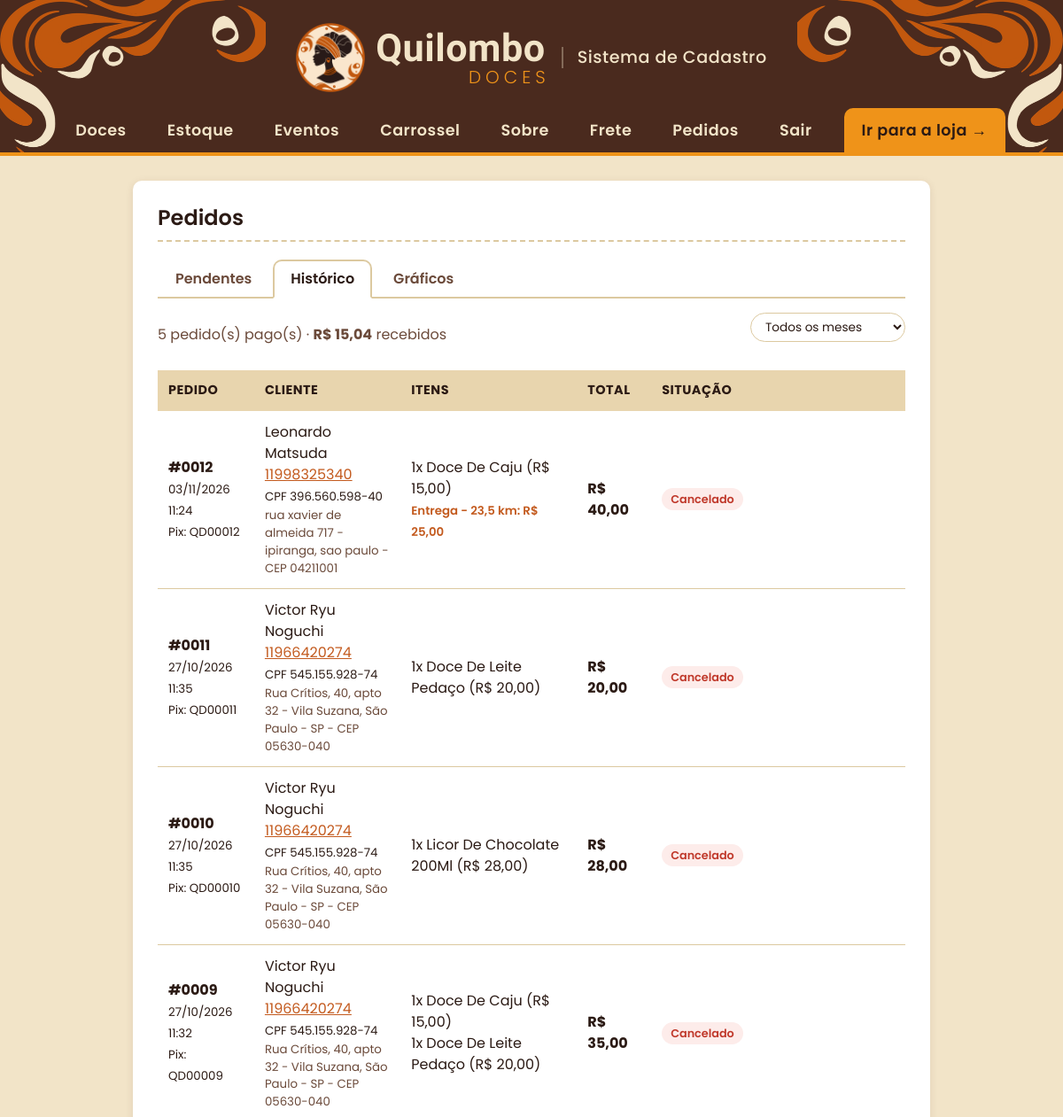
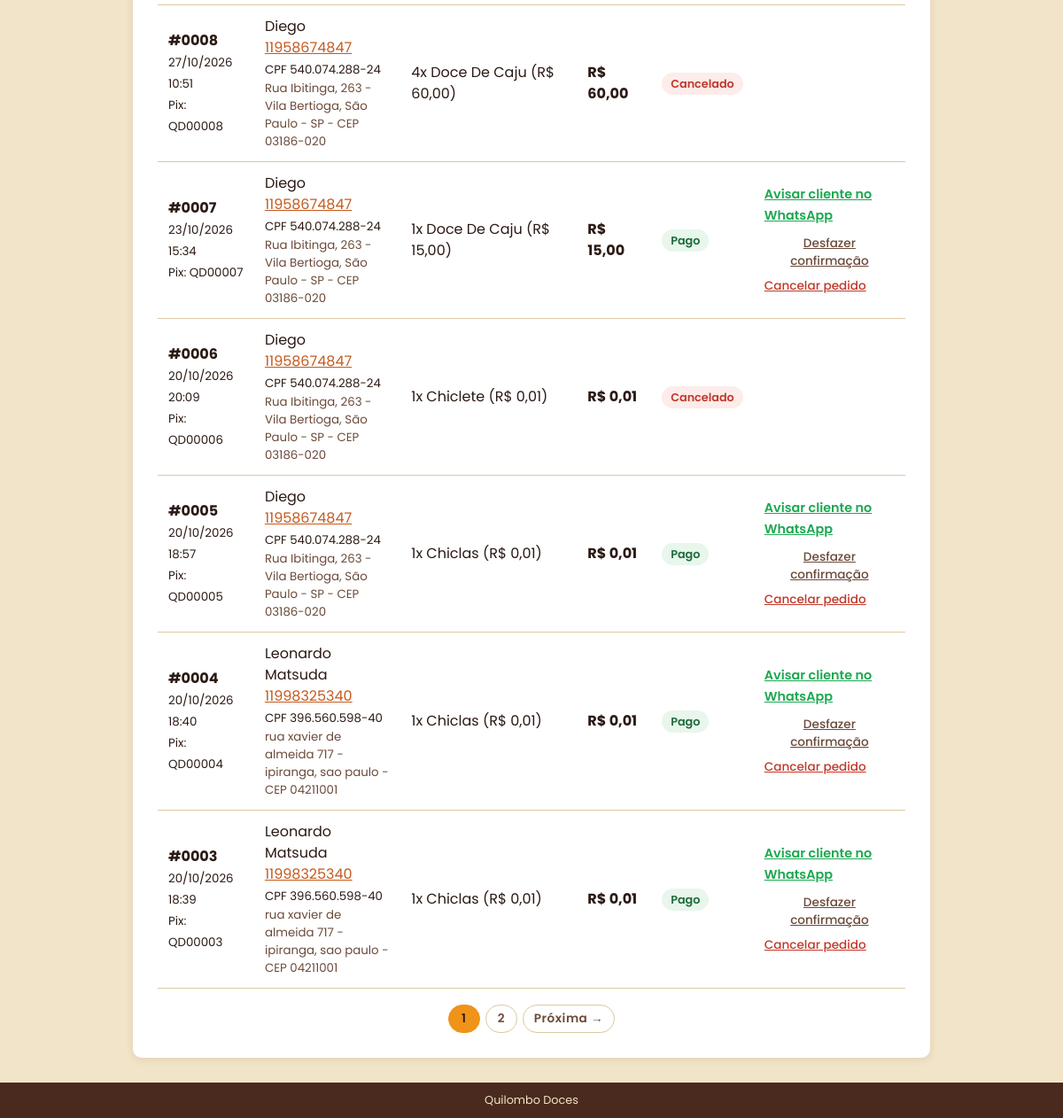
Page /pedidos?aba=historico (signed in) on the committed database (2 pictures, top to bottom).
### tables this page shows
CREATE TABLE pedidos (
                id        INTEGER PRIMARY KEY AUTOINCREMENT,
                token     TEXT    NOT NULL,
                nome      TEXT    NOT NULL,
                telefone  TEXT    NOT NULL,
                itens     TEXT    NOT NULL,
                total     REAL    NOT NULL,
                status    TEXT    NOT NULL DEFAULT 'aguardando',
                criado_em TEXT    NOT NULL
            , cliente_id INTEGER, cpf TEXT, endereco TEXT, itens_json TEXT, entrega TEXT, frete REAL NOT NULL DEFAULT 0, mp_id TEXT, pix_codigo TEXT);

### app.py (the view)
@app.route("/pedidos")
def pedidos():
    aba = request.args.get("aba", "pendentes")
    mes = request.args.get("mes", "")
    pagina = request.args.get("pagina", "1")
    pagina = int(pagina) if pagina.isdigit() and int(pagina) > 0 else 1
    total_paginas = 1
    qtd_pagos = 0
    total_pago = 0
    conn = conectar_banco()
    qtd_pendentes = conn.execute(
        "SELECT COUNT(*) FROM pedidos "
        "WHERE status IN ('aguardando', 'informado')").fetchone()[0]
    meses = []
    graficos = None
    if aba == "graficos":
        lista = []
        visao = request.args.get("visao", "mes")
        if visao == "ano":
            anos = anos_com_vendas(conn)
            ano = request.args.get("ano", "")
            ano = int(ano) if ano.isdigit() else (anos[0] if anos else date.today().year)
            graficos = {"visao": "ano", "anos": anos, "ano": ano,
                        "linhas": vendas_do_ano(conn, ano)}
        else:
            meses = meses_com_pedidos(conn, ("pago",))
            graficos = dados_graficos(conn, mes)
            graficos["visao"] = "mes"
    elif aba == "historico":
        filtro = "WHERE status IN ('pago', 'cancelado') "
        valores = ()
        if mes:
            filtro += "AND SUBSTR(criado_em, 4, 7) = ? "
            valores = (mes,)
        qtd_total, qtd_pagos, total_pago = conn.execute(
            "SELECT COUNT(*), "
            "SUM(CASE WHEN status = 'pago' THEN 1 ELSE 0 END), "
            "SUM(CASE WHEN status = 'pago' THEN total ELSE 0 END) "
            "FROM pedidos " + filtro, valores).fetchone()
        total_paginas = max(1, -(-qtd_total // POR_PAGINA))   # divisao arredondando p/ cima
        pagina = min(pagina, total_paginas)
        lista = conn.execute(
            "SELECT * FROM pedidos " + filtro + "ORDER BY id DESC LIMIT ? OFFSET ?",
            valores + (POR_PAGINA, (pagina - 1) * POR_PAGINA)).fetchall()
        meses = meses_com_pedidos(conn, ("pago", "cancelado"))
    else:
        aba = "pendentes"
        lista = conn.execute(
            "SELECT * FROM pedidos WHERE status IN ('aguardando', 'informado') "
            "ORDER BY CASE status WHEN 'informado' THEN 0 ELSE 1 END, "
            "id DESC").fetchall()
    conn.close()
    return render_template("pedidos.html", pedidos=lista, aba=aba, mes=mes,
                           meses=meses, qtd_pendentes=qtd_pendentes,
                           qtd_pagos=qtd_pagos or 0, total_pago=total_pago or 0,
                           pagina=pagina, total_paginas=total_paginas,
                           graficos=graficos, msg=request.args.get("msg", ""))

### app.py (called while the page is built)
@app.template_filter("brl")
def formato_brl(valor):
    return f"{float(valor):.2f}".replace(".", ",")

@app.context_processor
def dados_globais():
    return {
        "qtd_carrinho": sum(session.get("carrinho", {}).values()),
        "whatsapp": WHATSAPP,
        "pedidos_pendentes": contar_pedidos_pendentes(),
        "cliente": cliente_atual(),      # cliente logado na loja (ou None)
    }

def contar_pedidos_pendentes():
    conn = conectar_banco()
    qtd = conn.execute(
        "SELECT COUNT(*) FROM pedidos WHERE status = 'informado'").fetchone()[0]
    conn.close()
    return qtd

@app.template_filter("link_whatsapp")
def link_whatsapp_cliente(telefone):
    digitos = "".join(c for c in telefone if c.isdigit())
    if len(digitos) <= 11:              # sem o 55 do Brasil na frente
        digitos = "55" + digitos
    return f"https://wa.me/{digitos}"

@app.template_filter("numero_pedido")
def numero_pedido(id_pedido):
    return f"#{id_pedido:04d}"

@app.template_filter("entrega")
def texto_entrega(pedido):
    if not pedido["entrega"]:
        return ""
    valor = f"R$ {formato_brl(pedido['frete'])}" if pedido["frete"] else "grátis"
    return f"{pedido['entrega']}: {valor}\n"

@app.template_filter("aviso_pagamento")
def link_aviso_pagamento(pedido):
    nome = pedido["nome"].split()[0] if pedido["nome"] else ""
    endereco_pedido = url_for("loja_pedido", token=pedido["token"], _external=True)
    texto = (f"Olá, {nome}! Aqui é da Quilombo Doces.\n\n"
             f"Recebemos o seu Pix e o pagamento do pedido "
             f"{numero_pedido(pedido['id'])} foi CONFIRMADO! ✅\n\n"
             f"{pedido['itens']}\n"
             f"{texto_entrega(pedido)}"
             f"Total: R$ {formato_brl(pedido['total'])}\n\n"
             f"Já estamos preparando tudo com carinho. "
             f"Acompanhe o seu pedido aqui: {endereco_pedido}")
    return f"{link_whatsapp_cliente(pedido['telefone'])}?text={quote(texto)}"

@app.before_request
def proteger_admin():
    endpoint = request.endpoint or ""
    if (not endpoint                            # pagina que nao existe: mostra o erro 404
            or endpoint.startswith("loja")
            or endpoint.startswith("contas.")
            or endpoint in PAGINAS_PUBLICAS
            or session.get("admin_id")):
        return None
    if endpoint == "listar":
        return redirect(url_for("loja"))
    proximo = request.path if request.method == "GET" else ""
    return redirect(url_for("admin_entrar", proximo=proximo))

### templates/pedidos.html (shortened to what this page needs)
{% extends "base.html" %}
{% block conteudo %}
  <h2>Pedidos</h2>
  <div class="abas-pedidos">
    <a href="{{ url_for('pedidos') }}" class="{% if aba == 'pendentes' %}ativo{% endif %}">
      Pendentes{% if qtd_pendentes %} ({{ qtd_pendentes }}){% endif %}</a>
    <a href="{{ url_for('pedidos', aba='historico') }}" class="{% if aba == 'historico' %}ativo{% endif %}">
      Histórico</a>
    <a href="{{ url_for('pedidos', aba='graficos') }}" class="{% if aba == 'graficos' %}ativo{% endif %}">
      Gráficos</a>
  </div>
  {% if aba == 'graficos' %}
    {% include "_graficos.html" %}
  {% else %}
  {% if aba == 'pendentes' %}
    <p class="dica">Antes de confirmar, abra o app do banco e veja se caiu um Pix com o <b>valor do pedido</b>
       (em muitos bancos aparece também o identificador <b>QD</b> + número do pedido).</p>
  {% else %}
    <div class="historico-topo">
      {% if pedidos %}
        <p class="resumo-mes">{{ qtd_pagos }} pedido(s) pago(s) &middot; <b>R$ {{ total_pago|brl }}</b> recebidos</p>
      {% endif %}
      {% if meses %}
        <form class="meses-pedidos" method="get" action="{{ url_for('pedidos') }}">
          <select id="mes" name="mes" onchange="this.form.submit()" aria-label="Escolher o mês">
            <option value="">Todos os meses</option>
          </select>
        </form>
      {% endif %}
    </div>
  {% endif %}
  {% if pedidos %}
    <table>
      <tr>
        <th>Pedido</th>
        <th>Cliente</th>
        <th>Itens</th>
        <th>Total</th>
        <th>Situação</th>
        <th></th>
      </tr>
      {% for p in pedidos %}
        <tr class="{% if p['status'] == 'informado' %}linha-destaque{% endif %}">
          <td>
            <b>{{ p['id']|numero_pedido }}</b><br>
            <small>{{ p['criado_em'] }}</small><br>
            <small>Pix: QD{{ '%05d'|format(p['id']) }}</small>
          </td>
          <td>
            {{ p['nome'] }}<br>
            <a href="{{ p['telefone']|link_whatsapp }}" target="_blank">{{ p['telefone'] }}</a>
            {% if p['cpf'] %}<br><small>CPF {{ p['cpf']|cpf }}</small>{% endif %}
            {% if p['endereco'] %}<br><small class="endereco-pedido">{{ p['endereco'] }}</small>{% endif %}
          </td>
          <td class="texto-livre">{{ p['itens'] }}{% if p['entrega'] %}<br><small class="entrega-pedido">{{ p|entrega }}</small>{% endif %}</td>
          <td><b>R$ {{ p['total']|brl }}</b></td>
          <td>
            {% if p['status'] == 'informado' %}<span class="selo selo-informado">Cliente diz que pagou</span>
            {% elif p['status'] == 'aguardando' %}<span class="selo selo-aguardando">Aguardando Pix</span>
            {% elif p['status'] == 'pago' %}<span class="selo selo-pago">Pago</span>
            {% else %}<span class="selo selo-cancelado">Cancelado</span>{% endif %}
          </td>
          <td>
            {% if p['status'] in ('aguardando', 'informado') %}
              <form method="post" action="{{ url_for('mudar_pedido', id_pedido=p['id'], acao='confirmar') }}"
                    onsubmit="return confirm('O Pix de R$ {{ p['total']|brl }} caiu na conta?');">
                <button type="submit" class="botao-confirmar">Confirmar pagamento</button>
              </form>
              <form method="post" action="{{ url_for('mudar_pedido', id_pedido=p['id'], acao='cancelar') }}"
                    onsubmit="return confirm('Cancelar este pedido?');">
                <button type="submit" class="link-perigo">Cancelar</button>
              </form>
            {% elif p['status'] == 'pago' %}
              <a class="link-whatsapp" href="{{ p|aviso_pagamento }}" target="_blank">Avisar cliente no WhatsApp</a>
              <div class="acoes-pago">
                <form method="post" action="{{ url_for('mudar_pedido', id_pedido=p['id'], acao='desfazer') }}"
                      onsubmit="return confirm('Desfazer a confirmação? O pedido volta para Pendentes.');">
                  <button type="submit" class="link-simples">Desfazer confirmação</button>
                </form>
                <form method="post" action="{{ url_for('mudar_pedido', id_pedido=p['id'], acao='cancelar') }}"
                      onsubmit="return confirm('Cancelar este pedido já pago? Lembre de devolver o Pix ao cliente.');">
                  <button type="submit" class="link-perigo">Cancelar pedido</button>
                </form>
              </div>
            {% endif %}
          </td>
        </tr>
      {% endfor %}
    </table>
    {% if aba == 'historico' and total_paginas > 1 %}
      <nav class="paginacao" aria-label="Páginas do histórico">
        {% for n in range(1, total_paginas + 1) %}
          <a href="{{ url_for('pedidos', aba='historico', mes=mes, pagina=n) }}"
             class="{% if n == pagina %}ativo{% endif %}" {% if n == pagina %}aria-current="page"{% endif %}>{{ n }}</a>
        {% endfor %}
        {% if pagina < total_paginas %}
          <a href="{{ url_for('pedidos', aba='historico', mes=mes, pagina=pagina + 1) }}">Próxima &rarr;</a>
        {% endif %}
      </nav>
    {% endif %}
  {% else %}
    <p class="vazio">{{ 'Nenhum pedido pendente.' if aba == 'pendentes' else 'Nenhum pedido finalizado ainda.' }}</p>
  {% endif %}
  {% endif %}
{% endblock %}

### rows in the picture
pedidos: id|numero_pedido "#0012", criado_em "03/11/2026 11:24", id "00012", nome "Leonardo Matsuda", telefone "11998325340", cpf|cpf "396.560.598-40", endereco "rua xavier de almeida 717 - ipiranga, sao paulo - CEP 04211001", itens "1x Doce De Caju (R$ 15,00)", p "Entrega - 23,5 km: R$ 25,00", total|brl "40,00", status "Cancelado"
pedidos: id|numero_pedido "#0011", criado_em "27/10/2026 11:35", id "00011", nome "Victor Ryu Noguchi", telefone "11966420274", cpf|cpf "545.155.928-74", endereco "Rua Crítios, 40, apto 32 - Vila Suzana, São Paulo - SP - CEP 05630-040", itens "1x Doce De Leite Pedaço (R$ 20,00)", total|brl "20,00", status "Cancelado"
pedidos: id|numero_pedido "#0010", criado_em "27/10/2026 11:35", id "00010", nome "Victor Ryu Noguchi", telefone "11966420274", cpf|cpf "545.155.928-74", endereco "Rua Crítios, 40, apto 32 - Vila Suzana, São Paulo - SP - CEP 05630-040", itens "1x Licor De Chocolate 200Ml (R$ 28,00)", total|brl "28,00", status "Cancelado"
pedidos: id|numero_pedido "#0009", criado_em "27/10/2026 11:32", id "00009", nome "Victor Ryu Noguchi", telefone "11966420274", cpf|cpf "545.155.928-74", endereco "Rua Crítios, 40, apto 32 - Vila Suzana, São Paulo - SP - CEP 05630-040", itens "1x Doce De Caju (R$ 15,00) 1x Doce De Leite Pedaço (R$ 20,00)", total|brl "35,00", status "Cancelado"
pedidos: id|numero_pedido "#0008", criado_em "27/10/2026 10:51", id "00008", nome "Diego", telefone "11958674847", cpf|cpf "540.074.288-24", endereco "Rua Ibitinga, 263 - Vila Bertioga, São Paulo - SP - CEP 03186-020", itens "4x Doce De Caju (R$ 60,00)", total|brl "60,00", status "Cancelado"
pedidos: id|numero_pedido "#0007", criado_em "23/10/2026 15:34", id "00007", nome "Diego", telefone "11958674847", cpf|cpf "540.074.288-24", endereco "Rua Ibitinga, 263 - Vila Bertioga, São Paulo - SP - CEP 03186-020", itens "1x Doce De Caju (R$ 15,00)", total|brl "15,00", status "Pago"
pedidos: id|numero_pedido "#0006", criado_em "20/10/2026 20:09", id "00006", nome "Diego", telefone "11958674847", cpf|cpf "540.074.288-24", endereco "Rua Ibitinga, 263 - Vila Bertioga, São Paulo - SP - CEP 03186-020", itens "1x Chiclete (R$ 0,01)", total|brl "0,01", status "Cancelado"
pedidos: id|numero_pedido "#0005", criado_em "20/10/2026 18:57", id "00005", nome "Diego", telefone "11958674847", cpf|cpf "540.074.288-24", endereco "Rua Ibitinga, 263 - Vila Bertioga, São Paulo - SP - CEP 03186-020", itens "1x Chiclas (R$ 0,01)", total|brl "0,01", status "Pago"
pedidos: id|numero_pedido "#0004", criado_em "20/10/2026 18:40", id "00004", nome "Leonardo Matsuda", telefone "11998325340", cpf|cpf "396.560.598-40", endereco "rua xavier de almeida 717 - ipiranga, sao paulo - CEP 04211001", itens "1x Chiclas (R$ 0,01)", total|brl "0,01", status "Pago"
pedidos: id|numero_pedido "#0003", criado_em "20/10/2026 18:39", id "00003", nome "Leonardo Matsuda", telefone "11998325340", cpf|cpf "396.560.598-40", endereco "rua xavier de almeida 717 - ipiranga, sao paulo - CEP 04211001", itens "1x Chiclas (R$ 0,01)", total|brl "0,01", status "Pago"

### other values in the picture
{{ qtd_pagos }} "5"
{{ total_pago|brl }} "15,04"
{{ n }} "1" "2"
